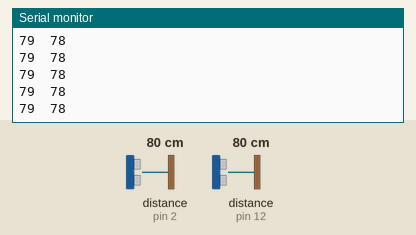
The sketch below on a simulated Arduino Uno, built with avr-gcc and run on an emulated ATmega328P. Parts: the last lines printed to the serial monitor. Wiring (inferred from the names in the program): 2 × ultrasonic range finder: trigger pin 3, echo pin 2 / trigger pin 13, echo pin 12. The test bench sets the inputs (shaded band); at power-on: distance to the obstacle (sensors on pin 2, pin 12) 80 cm. The echo pulse lasts 58.3 µs per cm.

Above: at 1.2 s.
1.3 s: distance to the obstacle (sensor on pin 2) set to 2 cm
At 1.8 s:
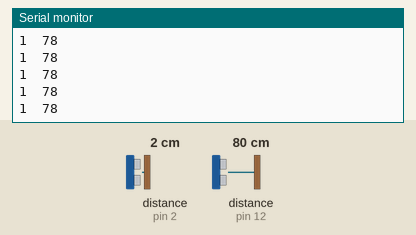
2.8 s: distance to the obstacle (sensor on pin 12) set to 2 cm
At 3.8 s:
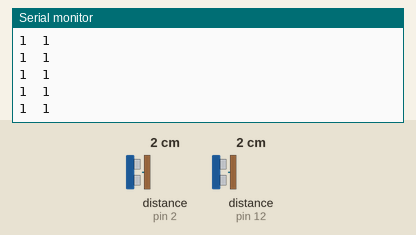
4.3 s: distance to the obstacle (sensor on pin 2) set to 4 cm
At 5.2 s:
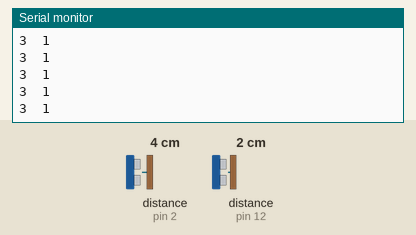
5.8 s: distance to the obstacle (sensor on pin 12) set to 120 cm
Timing chart, 0 to 6.3 s (numbered marks = the images above; inputs shaded):
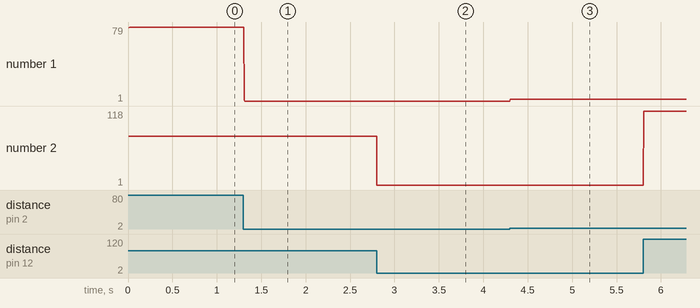

The sketch:

PingPongTwo.ino
```cpp
int const trigRightPin= 3;  //腳位3 trigRight
int const echoRightPin= 2;  //腳位2 echoRight
int const trigLeftPin= 13;  //腳位13 trigLeft
int const echoLeftPin= 12;  //腳位12 echoLeft
int durationLeft;
int durationRight;
int distanceLeft;
int distanceRight;

void setup() {
  Serial.begin(115200);
  pinMode(trigRightPin,OUTPUT);
  pinMode(trigLeftPin,OUTPUT);
  pinMode(echoRightPin,INPUT);
  pinMode(echoLeftPin,INPUT);
  digitalWrite(trigRightPin,LOW);
  digitalWrite(trigLeftPin,LOW);
  }
void loop() {
  digitalWrite(trigRightPin,HIGH); //發射超音波
  delayMicroseconds(10);
  digitalWrite(trigRightPin,LOW);
  durationRight = pulseIn(echoRightPin,HIGH); //超音波發射到接收的時間
  distanceRight = durationRight*0.034/2; //計算距離(cm)
  digitalWrite(trigLeftPin,HIGH); //發射超音波
  delayMicroseconds(10);
  digitalWrite(trigLeftPin,LOW);
  durationLeft = pulseIn(echoLeftPin,HIGH); //超音波發射到接收的時間
  distanceLeft = durationLeft*0.034/2; //計算距離(cm)
  Serial.print(distanceRight);
  Serial.print("\t"); //判斷\t前
  Serial.print(distanceLeft);
  Serial.print("\n"); //判斷\n前
  }
```

Measured:
- after the input at 1.3 s, the serial monitor: prints a new line at once (image 1)
- after the input at 2.8 s, the serial monitor: prints a new line at once (image 2)
- after the input at 4.3 s, the serial monitor: prints a new line at once (image 3)
- plotted number 1: 79 → 1 after the input at 1.3 s, 1 → 3 after the input at 4.3 s
- plotted number 2: 1 → 118 after the input at 5.8 s
